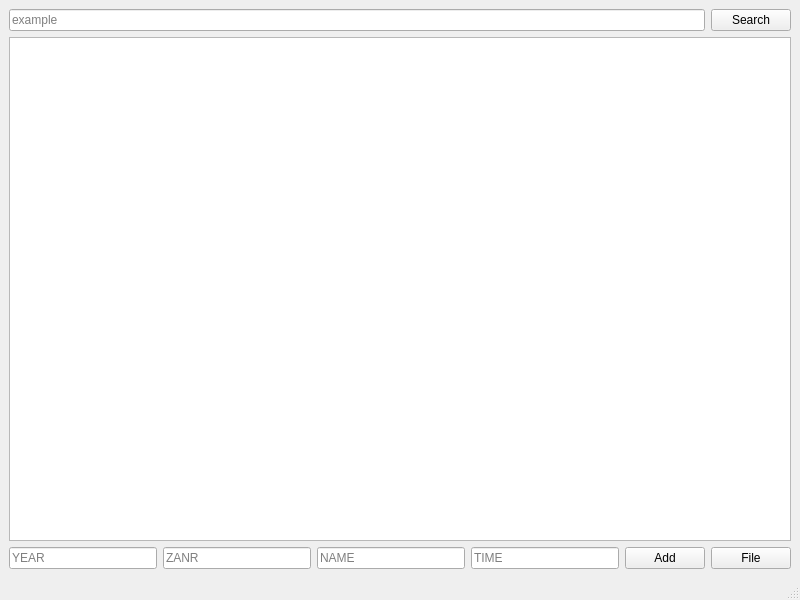
<?xml version="1.0" encoding="UTF-8"?>
<ui version="4.0">
 <class>MainWindow</class>
 <widget class="QMainWindow" name="MainWindow">
  <property name="geometry">
   <rect>
    <x>0</x>
    <y>0</y>
    <width>800</width>
    <height>600</height>
   </rect>
  </property>
  <property name="windowTitle">
   <string>MainWindow</string>
  </property>
  <widget class="QWidget" name="centralwidget">
   <layout class="QGridLayout" name="gridLayout">
    <item row="0" column="0">
     <layout class="QHBoxLayout" name="horizontalLayout_3">
      <item>
       <widget class="QLineEdit" name="SearchEdit_2">
        <property name="placeholderText">
         <string>example</string>
        </property>
       </widget>
      </item>
      <item>
       <widget class="QPushButton" name="Search">
        <property name="text">
         <string>Search</string>
        </property>
       </widget>
      </item>
     </layout>
    </item>
    <item row="1" column="0">
     <widget class="Result" name="TextBrowser"/>
    </item>
    <item row="2" column="0">
     <layout class="QHBoxLayout" name="horizontalLayout_4">
      <item>
       <widget class="QLineEdit" name="year">
        <property name="toolTip">
         <string>&lt;html&gt;&lt;head/&gt;&lt;body&gt;&lt;p&gt;&lt;br/&gt;&lt;/p&gt;&lt;/body&gt;&lt;/html&gt;</string>
        </property>
        <property name="text">
         <string/>
        </property>
        <property name="placeholderText">
         <string>YEAR</string>
        </property>
       </widget>
      </item>
      <item>
       <widget class="QLineEdit" name="zanr">
        <property name="text">
         <string/>
        </property>
        <property name="placeholderText">
         <string>ZANR</string>
        </property>
       </widget>
      </item>
      <item>
       <widget class="QLineEdit" name="Name_2">
        <property name="text">
         <string/>
        </property>
        <property name="placeholderText">
         <string>NAME</string>
        </property>
       </widget>
      </item>
      <item>
       <widget class="QLineEdit" name="Time">
        <property name="text">
         <string/>
        </property>
        <property name="placeholderText">
         <string>TIME</string>
        </property>
       </widget>
      </item>
      <item>
       <widget class="QPushButton" name="add_2">
        <property name="text">
         <string>Add</string>
        </property>
       </widget>
      </item>
      <item>
       <widget class="QPushButton" name="pushButton_2">
        <property name="text">
         <string>File</string>
        </property>
       </widget>
      </item>
     </layout>
    </item>
   </layout>
  </widget>
  <widget class="QMenuBar" name="menubar">
   <property name="geometry">
    <rect>
     <x>0</x>
     <y>0</y>
     <width>800</width>
     <height>22</height>
    </rect>
   </property>
  </widget>
  <widget class="QStatusBar" name="statusbar"/>
 </widget>
 <customwidgets>
  <customwidget>
   <class>Result</class>
   <extends>QTextBrowser</extends>
   <header>result.h</header>
   <slots>
    <signal>Search()</signal>
    <signal>Clicked()</signal>
    <slot>FindFilm()</slot>
    <slot>AddFilm()</slot>
   </slots>
  </customwidget>
 </customwidgets>
 <resources/>
 <connections>
  <connection>
   <sender>Search</sender>
   <signal>clicked()</signal>
   <receiver>MainWindow</receiver>
   <slot>FindFilm()</slot>
   <hints>
    <hint type="sourcelabel">
     <x>771</x>
     <y>42</y>
    </hint>
    <hint type="destinationlabel">
     <x>798</x>
     <y>39</y>
    </hint>
   </hints>
  </connection>
  <connection>
   <sender>add_2</sender>
   <signal>clicked()</signal>
   <receiver>MainWindow</receiver>
   <slot>AddFilm()</slot>
   <hints>
    <hint type="sourcelabel">
     <x>655</x>
     <y>559</y>
    </hint>
    <hint type="destinationlabel">
     <x>633</x>
     <y>570</y>
    </hint>
   </hints>
  </connection>
  <connection>
   <sender>add_2</sender>
   <signal>clicked()</signal>
   <receiver>MainWindow</receiver>
   <slot>UploadFilm()</slot>
   <hints>
    <hint type="sourcelabel">
     <x>679</x>
     <y>557</y>
    </hint>
    <hint type="destinationlabel">
     <x>727</x>
     <y>572</y>
    </hint>
   </hints>
  </connection>
 </connections>
 <slots>
  <signal>Clicked()</signal>
  <slot>FindFilm()</slot>
  <slot>AddFilm()</slot>
  <slot>UpploadFilm()</slot>
  <slot>UploadFilm()</slot>
 </slots>
</ui>
